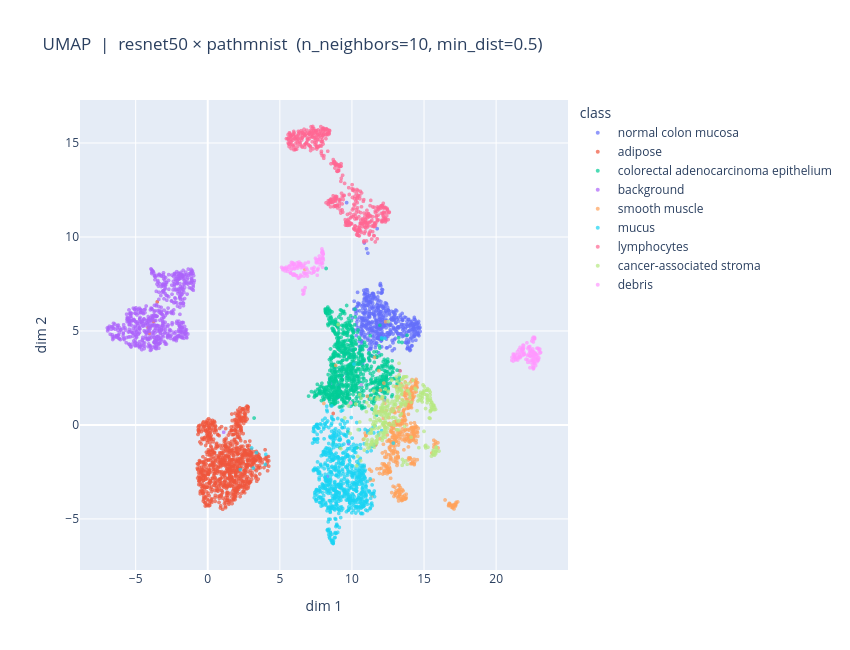
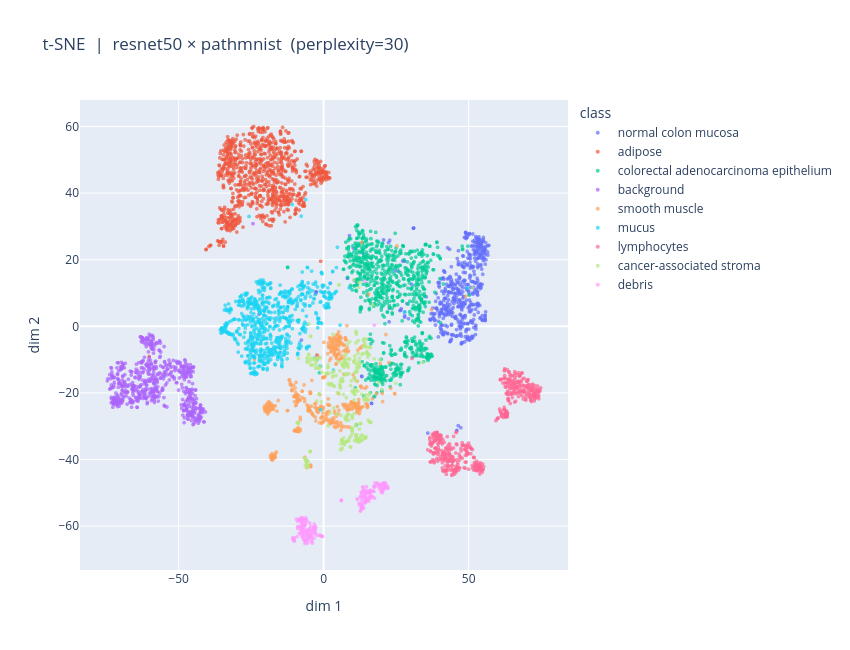

These figures' notebook cell, in order:
### Code cell
# ResNet on histopathology: microscopy slides, cellular scale
plot_umap("resnet50", "pathmnist", n_neighbors=10, min_dist=0.5)
plot_tsne("resnet50", "pathmnist", perplexity=30)
plot_pacmap("resnet50", "pathmnist")

### Figure 1 — Plotly figure (JSON) as saved in the notebook; plotly's stock layout.template omitted (floating-point values rounded to 4 significant figures; data arrays with more than 128 entries replaced by an {"elided": "..."} marker saying what was removed)
{"data": [{"hovertemplate": "class=normal colon mucosa<br>dim 1=%{x}<br>dim 2=%{y}<extra></extra>", "legendgroup": "normal colon mucosa", "marker": {"color": "#636efa", "opacity": 0.7, "size": 4, "symbol": "circle"}, "mode": "markers", "name": "normal colon mucosa", "showlegend": true, "type": "scattergl", "x": {"elided": "522 float values"}, "xaxis": "x", "y": {"elided": "522 float values"}, "yaxis": "y"}, {"hovertemplate": "class=adipose<br>dim 1=%{x}<br>dim 2=%{y}<extra></extra>", "legendgroup": "adipose", "marker": {"color": "#EF553B", "opacity": 0.7, "size": 4, "symbol": "circle"}, "mode": "markers", "name": "adipose", "showlegend": true, "type": "scattergl", "x": {"elided": "904 float values"}, "xaxis": "x", "y": {"elided": "904 float values"}, "yaxis": "y"}, {"hovertemplate": "class=colorectal adenocarcinoma epithelium<br>dim 1=%{x}<br>dim 2=%{y}<extra></extra>", "legendgroup": "colorectal adenocarcinoma epithelium", "marker": {"color": "#00cc96", "opacity": 0.7, "size": 4, "symbol": "circle"}, "mode": "markers", "name": "colorectal adenocarcinoma epithelium", "showlegend": true, "type": "scattergl", "x": {"elided": "844 float values"}, "xaxis": "x", "y": {"elided": "844 float values"}, "yaxis": "y"}, {"hovertemplate": "class=background<br>dim 1=%{x}<br>dim 2=%{y}<extra></extra>", "legendgroup": "background", "marker": {"color": "#ab63fa", "opacity": 0.7, "size": 4, "symbol": "circle"}, "mode": "markers", "name": "background", "showlegend": true, "type": "scattergl", "x": {"elided": "604 float values"}, "xaxis": "x", "y": {"elided": "604 float values"}, "yaxis": "y"}, {"hovertemplate": "class=smooth muscle<br>dim 1=%{x}<br>dim 2=%{y}<extra></extra>", "legendgroup": "smooth muscle", "marker": {"color": "#FFA15A", "opacity": 0.7, "size": 4, "symbol": "circle"}, "mode": "markers", "name": "smooth muscle", "showlegend": true, "type": "scattergl", "x": {"elided": "413 float values"}, "xaxis": "x", "y": {"elided": "413 float values"}, "yaxis": "y"}, {"hovertemplate": "class=mucus<br>dim 1=%{x}<br>dim 2=%{y}<extra></extra>", "legendgroup": "mucus", "marker": {"color": "#19d3f3", "opacity": 0.7, "size": 4, "symbol": "circle"}, "mode": "markers", "name": "mucus", "showlegend": true, "type": "scattergl", "x": {"elided": "730 float values"}, "xaxis": "x", "y": {"elided": "730 float values"}, "yaxis": "y"}, {"hovertemplate": "class=lymphocytes<br>dim 1=%{x}<br>dim 2=%{y}<extra></extra>", "legendgroup": "lymphocytes", "marker": {"color": "#FF6692", "opacity": 0.7, "size": 4, "symbol": "circle"}, "mode": "markers", "name": "lymphocytes", "showlegend": true, "type": "scattergl", "x": {"elided": "464 float values"}, "xaxis": "x", "y": {"elided": "464 float values"}, "yaxis": "y"}, {"hovertemplate": "class=cancer-associated stroma<br>dim 1=%{x}<br>dim 2=%{y}<extra></extra>", "legendgroup": "cancer-associated stroma", "marker": {"color": "#B6E880", "opacity": 0.7, "size": 4, "symbol": "circle"}, "mode": "markers", "name": "cancer-associated stroma", "showlegend": true, "type": "scattergl", "x": {"elided": "292 float values"}, "xaxis": "x", "y": {"elided": "292 float values"}, "yaxis": "y"}, {"hovertemplate": "class=debris<br>dim 1=%{x}<br>dim 2=%{y}<extra></extra>", "legendgroup": "debris", "marker": {"color": "#FF97FF", "opacity": 0.7, "size": 4, "symbol": "circle"}, "mode": "markers", "name": "debris", "showlegend": true, "type": "scattergl", "x": {"elided": "227 float values"}, "xaxis": "x", "y": {"elided": "227 float values"}, "yaxis": "y"}], "layout": {"height": 650, "legend": {"title": {"text": "class"}, "tracegroupgap": 0}, "title": {"text": "UMAP  |  resnet50 × pathmnist  (n_neighbors=10, min_dist=0.5)"}, "width": 850, "xaxis": {"anchor": "y", "domain": [0, 1], "title": {"text": "dim 1"}}, "yaxis": {"anchor": "x", "domain": [0, 1], "title": {"text": "dim 2"}}}}

### Figure 2 — Plotly figure (JSON) as saved in the notebook; plotly's stock layout.template omitted (floating-point values rounded to 4 significant figures; data arrays with more than 128 entries replaced by an {"elided": "..."} marker saying what was removed)
{"data": [{"hovertemplate": "class=normal colon mucosa<br>dim 1=%{x}<br>dim 2=%{y}<extra></extra>", "legendgroup": "normal colon mucosa", "marker": {"color": "#636efa", "opacity": 0.7, "size": 4, "symbol": "circle"}, "mode": "markers", "name": "normal colon mucosa", "showlegend": true, "type": "scattergl", "x": {"elided": "522 float values"}, "xaxis": "x", "y": {"elided": "522 float values"}, "yaxis": "y"}, {"hovertemplate": "class=adipose<br>dim 1=%{x}<br>dim 2=%{y}<extra></extra>", "legendgroup": "adipose", "marker": {"color": "#EF553B", "opacity": 0.7, "size": 4, "symbol": "circle"}, "mode": "markers", "name": "adipose", "showlegend": true, "type": "scattergl", "x": {"elided": "904 float values"}, "xaxis": "x", "y": {"elided": "904 float values"}, "yaxis": "y"}, {"hovertemplate": "class=colorectal adenocarcinoma epithelium<br>dim 1=%{x}<br>dim 2=%{y}<extra></extra>", "legendgroup": "colorectal adenocarcinoma epithelium", "marker": {"color": "#00cc96", "opacity": 0.7, "size": 4, "symbol": "circle"}, "mode": "markers", "name": "colorectal adenocarcinoma epithelium", "showlegend": true, "type": "scattergl", "x": {"elided": "844 float values"}, "xaxis": "x", "y": {"elided": "844 float values"}, "yaxis": "y"}, {"hovertemplate": "class=background<br>dim 1=%{x}<br>dim 2=%{y}<extra></extra>", "legendgroup": "background", "marker": {"color": "#ab63fa", "opacity": 0.7, "size": 4, "symbol": "circle"}, "mode": "markers", "name": "background", "showlegend": true, "type": "scattergl", "x": {"elided": "604 float values"}, "xaxis": "x", "y": {"elided": "604 float values"}, "yaxis": "y"}, {"hovertemplate": "class=smooth muscle<br>dim 1=%{x}<br>dim 2=%{y}<extra></extra>", "legendgroup": "smooth muscle", "marker": {"color": "#FFA15A", "opacity": 0.7, "size": 4, "symbol": "circle"}, "mode": "markers", "name": "smooth muscle", "showlegend": true, "type": "scattergl", "x": {"elided": "413 float values"}, "xaxis": "x", "y": {"elided": "413 float values"}, "yaxis": "y"}, {"hovertemplate": "class=mucus<br>dim 1=%{x}<br>dim 2=%{y}<extra></extra>", "legendgroup": "mucus", "marker": {"color": "#19d3f3", "opacity": 0.7, "size": 4, "symbol": "circle"}, "mode": "markers", "name": "mucus", "showlegend": true, "type": "scattergl", "x": {"elided": "730 float values"}, "xaxis": "x", "y": {"elided": "730 float values"}, "yaxis": "y"}, {"hovertemplate": "class=lymphocytes<br>dim 1=%{x}<br>dim 2=%{y}<extra></extra>", "legendgroup": "lymphocytes", "marker": {"color": "#FF6692", "opacity": 0.7, "size": 4, "symbol": "circle"}, "mode": "markers", "name": "lymphocytes", "showlegend": true, "type": "scattergl", "x": {"elided": "464 float values"}, "xaxis": "x", "y": {"elided": "464 float values"}, "yaxis": "y"}, {"hovertemplate": "class=cancer-associated stroma<br>dim 1=%{x}<br>dim 2=%{y}<extra></extra>", "legendgroup": "cancer-associated stroma", "marker": {"color": "#B6E880", "opacity": 0.7, "size": 4, "symbol": "circle"}, "mode": "markers", "name": "cancer-associated stroma", "showlegend": true, "type": "scattergl", "x": {"elided": "292 float values"}, "xaxis": "x", "y": {"elided": "292 float values"}, "yaxis": "y"}, {"hovertemplate": "class=debris<br>dim 1=%{x}<br>dim 2=%{y}<extra></extra>", "legendgroup": "debris", "marker": {"color": "#FF97FF", "opacity": 0.7, "size": 4, "symbol": "circle"}, "mode": "markers", "name": "debris", "showlegend": true, "type": "scattergl", "x": {"elided": "227 float values"}, "xaxis": "x", "y": {"elided": "227 float values"}, "yaxis": "y"}], "layout": {"height": 650, "legend": {"title": {"text": "class"}, "tracegroupgap": 0}, "title": {"text": "t-SNE  |  resnet50 × pathmnist  (perplexity=30)"}, "width": 850, "xaxis": {"anchor": "y", "domain": [0, 1], "title": {"text": "dim 1"}}, "yaxis": {"anchor": "x", "domain": [0, 1], "title": {"text": "dim 2"}}}}
